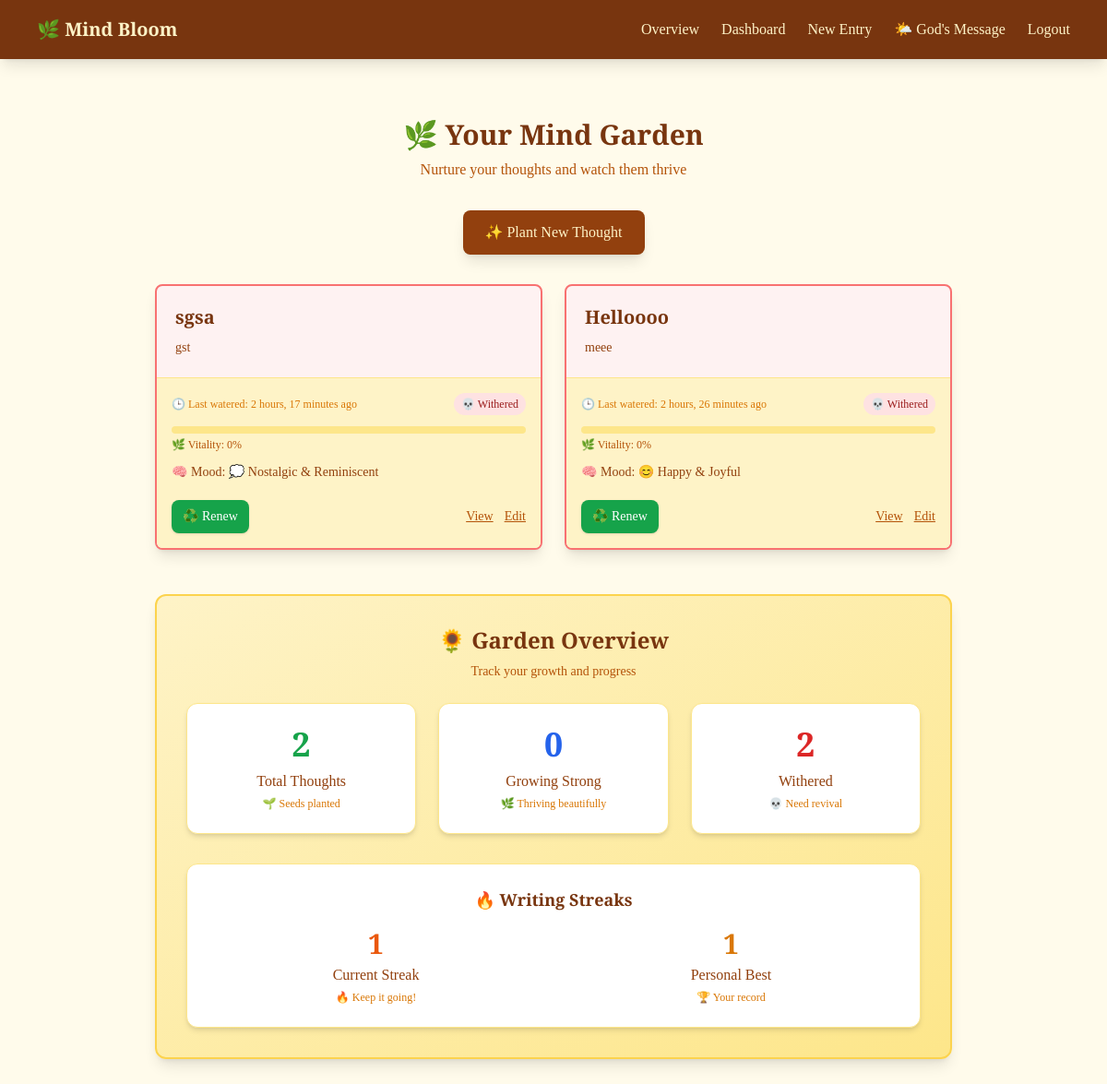
The page /dashboard/ (signed in) on the database its author committed.
### core/models.py (models this page shows, shortened)
class Entry(models.Model):
    MOODS = [
        ('happy', '😊 Happy & Joyful'),
        ('sad', '😢 Sad & Melancholy'),
        ('excited', '🎉 Excited & Energetic'),
        ('calm', '😌 Calm & Peaceful'),
        ('anxious', '😰 Anxious & Worried'),
        ('grateful', '🙏 Grateful & Thankful'),
        ('reflective', '🤔 Reflective & Thoughtful'),
        ('creative', '🎨 Creative & Inspired'),
        ('nostalgic', '💭 Nostalgic & Reminiscent'),
    ]
    user = models.ForeignKey(User, on_delete=models.CASCADE)
    memory_title = models.CharField(max_length=200)
    content = models.TextField()
    created_at = models.DateTimeField(auto_now_add=True)
    last_watered = models.DateTimeField(default=timezone.now)
    is_dead = models.BooleanField(default=False)  # ✅ BooleanField
    mood = models.CharField(max_length=20, choices=MOODS, default='happy')
    def check_decay(self):
        if not self.is_dead and timezone.now() - self.last_watered > timezone.timedelta(minutes=3):
            self.is_dead = True
            self.save()
    @property
    def decay_percentage(self):
        if self.is_dead:
            return 0

### core/views.py (the view)
# urls.py: path('dashboard/', views.dashboard, name='dashboard'),
@login_required
def dashboard(request):
    entries = Entry.objects.filter(user=request.user).order_by('-created_at')
    for entry in entries:
        entry.check_decay()
    total_entries = entries.count()
    growing_entries = entries.filter(is_dead=False).count()
    dead_entries = entries.filter(is_dead=True).count()
    current_streak, longest_streak = calculate_streaks(entries)
    return render(request, 'journal/dashboard.html', {
        'entries': entries,
        'total_entries': total_entries,
        'growing_entries': growing_entries,
        'dead_entries': dead_entries,
        'current_streak': current_streak,
        'longest_streak': longest_streak,
    })

### core/views.py (called while the page is built)
def calculate_streaks(entries):
    if not entries:
        return 0, 0
    dates = sorted({entry.created_at.date() for entry in entries}, reverse=True)
    current_streak = 0
    longest_streak = 0
    today = timezone.localdate()
    previous_date = today
    for date in dates:
        if previous_date - date <= timedelta(days=1):
            current_streak += 1
            previous_date = date
        else:
            break
    streak = 1
    for i in range(1, len(dates)):
        if (dates[i-1] - dates[i]) == timedelta(days=1):
            streak += 1
        else:
            longest_streak = max(longest_streak, streak)
            streak = 1
    longest_streak = max(longest_streak, streak)
    return current_streak, longest_streak

### templates/journal/dashboard.html (shortened to what this page needs)
{% extends "base.html" %}
{% block content %}
<div class="max-w-4xl mx-auto mt-8">
  <div class="text-center mb-8">
    <h1 class="font-display text-3xl font-semibold text-amber-900 mb-2">🌿 Your Mind Garden</h1>
    <p class="text-amber-700">Nurture your thoughts and watch them thrive</p>
  </div>
  <div class="text-center mb-8">
    <a href="{% url 'create_entry' %}"
       class="inline-block bg-amber-800 hover:bg-amber-900 text-amber-100 font-medium px-6 py-3 rounded-lg shadow-lg hover:shadow-xl transition-all duration-200">
      ✨ Plant New Thought
    </a>
  </div>
  {% if entries %}
    <div class="grid grid-cols-1 md:grid-cols-2 gap-6 mb-12">
      {% for entry in entries %}
        <div class="bg-amber-50 rounded-lg shadow-lg hover:shadow-xl transition-shadow duration-200 overflow-hidden border-2
                    {% if entry.is_dead %}
                      border-red-400 bg-red-50
                    {% else %}
                      border-green-400
                    {% endif %}">
          <div class="p-5 border-b border-amber-200">
            <h2 class="font-display text-xl font-semibold text-amber-900 mb-2">
              {{ entry.memory_title }}
            </h2>
            <p class="text-amber-800 text-sm leading-relaxed line-clamp-3">
              {{ entry.content|truncatewords:20 }}
            </p>
          </div>
          <div class="p-4 bg-amber-100 space-y-3">
            <div class="flex justify-between items-center">
              <p class="text-xs text-amber-600 font-medium">
                🕒 Last watered: {{ entry.last_watered|timesince }} ago
              </p>
              <span class="inline-flex items-center px-2 py-1 rounded-full text-xs font-medium
                           {% if not entry.is_dead %}
                             bg-green-100 text-green-800
                           {% else %}
                             bg-red-100 text-red-800
                           {% endif %}">
                {% if not entry.is_dead %}🌱 Growing{% else %}💀 Withered{% endif %}
              </span>
            </div>
            <div class="space-y-1">
              <div class="w-full bg-amber-200 rounded-full h-2">
              </div>
              <p class="text-xs text-amber-700">🌿 Vitality: {{ entry.decay_percentage }}%</p>
            </div>
            {% if entry.mood %}
              <p class="text-sm text-amber-800">
                🧠 Mood: <span class="font-medium">{{ entry.get_mood_display }}</span>
              </p>
            {% endif %}
            <div class="flex justify-between items-center pt-2">
              <div class="flex space-x-2">
                {% if not entry.is_dead %}
                  <form method="post" action="{% url 'water_entry' entry.id %}" class="inline">
                    {% csrf_token %}
                    <button class="bg-blue-600 hover:bg-blue-700 text-white px-3 py-2 rounded-lg text-sm font-medium transition-colors duration-200 shadow hover:shadow-md">
                      💧 Water
                    </button>
                  </form>
                {% else %}
                  <form method="post" action="{% url 'renew_entry' entry.id %}" class="inline">
                    <button class="bg-green-600 hover:bg-green-700 text-white px-3 py-2 rounded-lg text-sm font-medium transition-colors duration-200 shadow hover:shadow-md">
                      ♻️ Renew
                    </button>
                  </form>
                {% endif %}
              </div>
              <div class="flex space-x-3 text-sm">
                <a href="{% url 'view_entry' entry.id %}"
                   class="text-amber-700 hover:text-amber-900 font-medium underline transition-colors">
                  View
                </a>
                <a href="{% url 'edit_entry' entry.id %}"
                   class="text-amber-700 hover:text-amber-900 font-medium underline transition-colors">
                  Edit
                </a>
              </div>
            </div>
          </div>
        </div>
      {% endfor %}
    </div>
    <div class="bg-gradient-to-br from-amber-100 to-amber-200 border-2 border-amber-300 rounded-xl shadow-lg p-8">
      <div class="text-center mb-6">
        <h3 class="font-display text-2xl font-semibold text-amber-900 mb-2">🌻 Garden Overview</h3>
        <p class="text-amber-700 text-sm">Track your growth and progress</p>
      </div>
      <div class="grid grid-cols-1 md:grid-cols-3 gap-6 mb-8">
        <div class="bg-white rounded-xl p-6 text-center shadow-md border border-amber-200">
          <div class="text-4xl font-bold text-green-600 mb-2">{{ total_entries }}</div>
          <div class="text-amber-800 font-medium">Total Thoughts</div>
          <div class="text-amber-600 text-xs mt-1">🌱 Seeds planted</div>
        </div>
        <div class="bg-white rounded-xl p-6 text-center shadow-md border border-amber-200">
          <div class="text-4xl font-bold text-blue-600 mb-2">{{ growing_entries }}</div>
          <div class="text-amber-800 font-medium">Growing Strong</div>
          <div class="text-amber-600 text-xs mt-1">🌿 Thriving beautifully</div>
        </div>
        <div class="bg-white rounded-xl p-6 text-center shadow-md border border-amber-200">
          <div class="text-4xl font-bold text-red-600 mb-2">{{ dead_entries }}</div>
          <div class="text-amber-800 font-medium">Withered</div>
          <div class="text-amber-600 text-xs mt-1">💀 Need revival</div>
        </div>
      </div>
      <div class="bg-white rounded-xl p-6 border border-amber-200 shadow-md">
        <h4 class="font-display text-lg font-semibold text-amber-900 mb-4 text-center">🔥 Writing Streaks</h4>
        <div class="grid grid-cols-1 md:grid-cols-2 gap-6">
          <div class="text-center">
            <div class="text-3xl font-bold text-orange-600 mb-1">{{ current_streak }}</div>
            <div class="text-amber-800 font-medium">Current Streak</div>
            <div class="text-amber-600 text-xs mt-1">
              {% if current_streak > 0 %}🔥 Keep it going!{% else %}💭 Start today{% endif %}
            </div>
          </div>
          <div class="text-center">
            <div class="text-3xl font-bold text-amber-600 mb-1">{{ longest_streak }}</div>
            <div class="text-amber-800 font-medium">Personal Best</div>
            <div class="text-amber-600 text-xs mt-1">
              {% if longest_streak > 0 %}🏆 Your record{% else %}🎯 Set a goal{% endif %}
            </div>
          </div>
        </div>
      </div>
    </div>
  {% endif %}
</div>
{% endblock %}

### templates/journal/dashboard.html (style rules this page uses)
.line-clamp-3 { display: -webkit-box; -webkit-line-clamp: 3; -webkit-box-orient: vertical; overflow: hidden; }

### rows shown on the page
Entry: memory_title "sgsa", content "gst", last_watered "2 hours, 17 minutes", shows "💀 Withered", decay_percentage "0", mood "💭 Nostalgic & Reminiscent", shows "♻️ Renew"
Entry: memory_title "Helloooo", content "meee", last_watered "2 hours, 26 minutes", shows "💀 Withered", decay_percentage "0", mood "😊 Happy & Joyful", shows "♻️ Renew"

### other values the page prints
{{ total_entries }} "2"
{{ growing_entries }} "0"
{{ dead_entries }} "2"
{{ current_streak }} "1"
{{ longest_streak }} "1"
